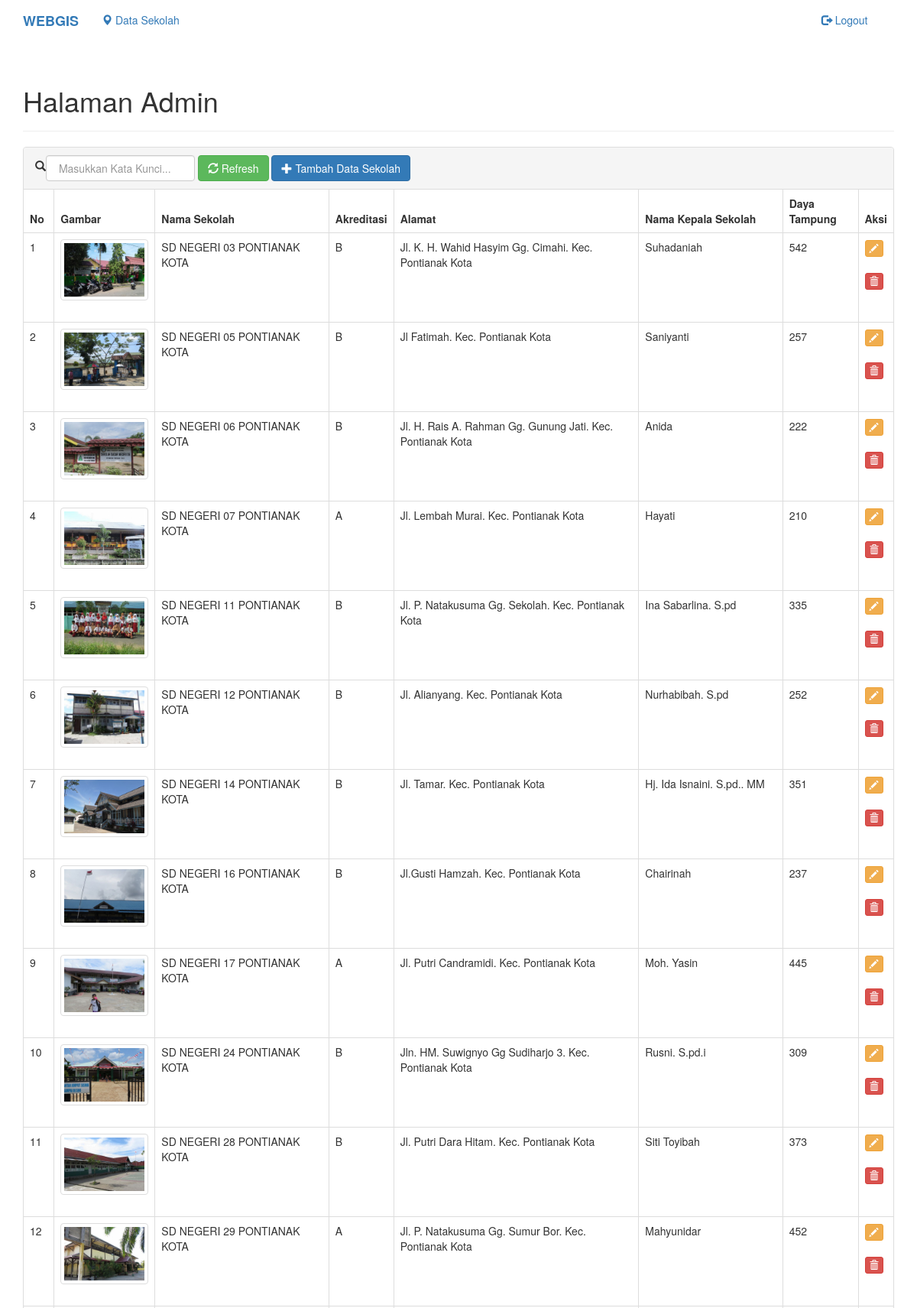
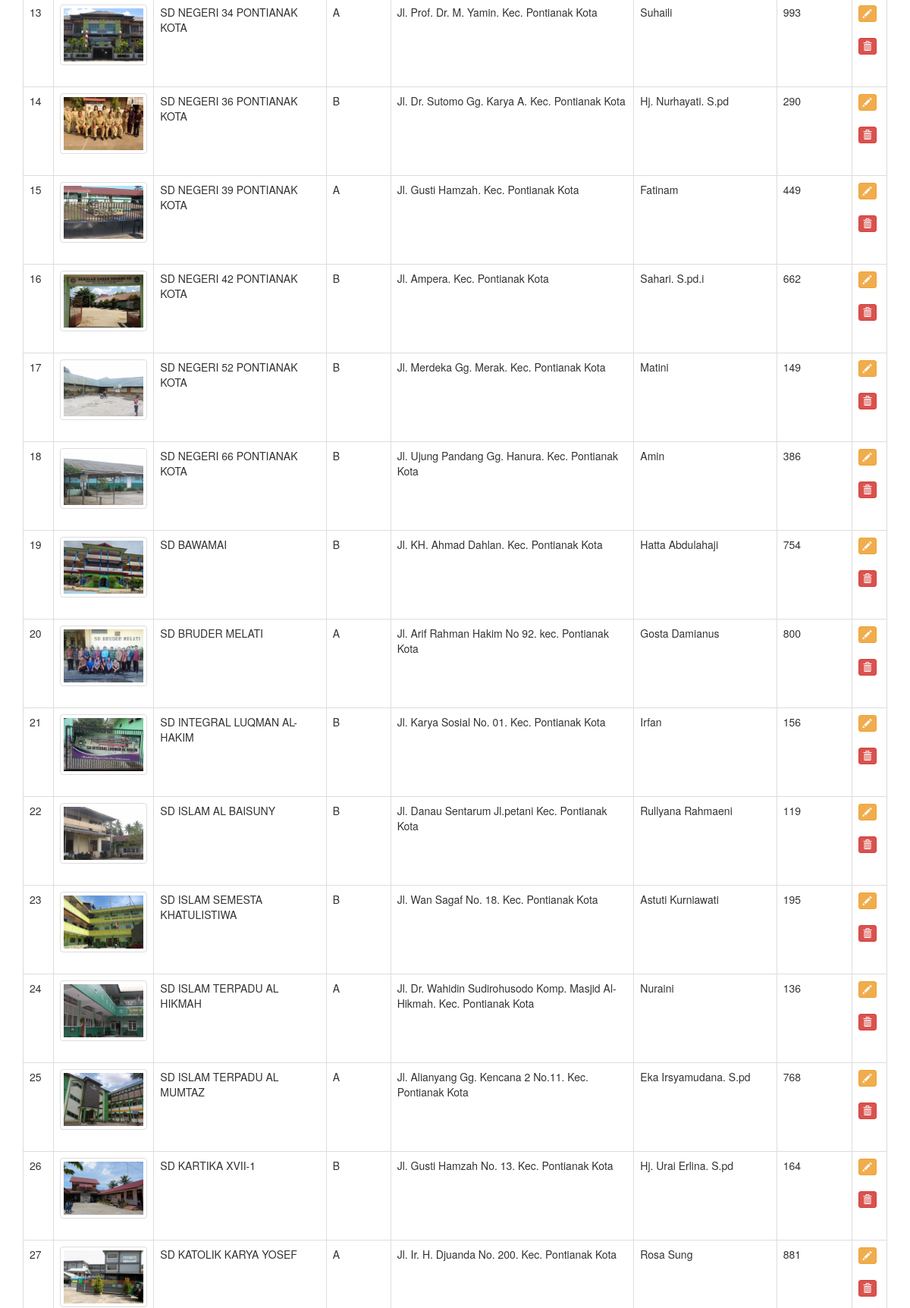
The app's page /index.php?m=tempat (signed in, upper part) with its own data (2 pictures, top to bottom).
### tables this page shows
CREATE TABLE `tb_sekolah` (
  `id_sekolah` int(11) NOT NULL,
  `nama_sekolah` varchar(255) DEFAULT NULL,
  `alamat_sekolah` varchar(255) DEFAULT NULL,
  `gambar_sekolah` varchar(255) DEFAULT NULL,
  `akreditasi_sekolah` varchar(120) NOT NULL,
  `nama_kepsek` varchar(255) NOT NULL,
  `daya_tampung` int(11) NOT NULL,
  `keterangan` text DEFAULT NULL,
  `lat` double DEFAULT NULL,
  `lng` double DEFAULT NULL
);

### functions.php (called while the page is built, shortened)
<?php
include dirname(__FILE__) . '/config.php';
include'includes/ez_sql_core.php';
include'includes/ez_sql_mysqli.php';
$db = new ezSQL_mysqli($config["username"], $config["password"], $config["database_name"], $config["server"]);
include'includes/general.php';
$mod = $_GET["m"];

### config.php (called while the page is built)
<?php
$config["server"]='localhost';
$config["username"]='root';
$config["password"]='';
$config["database_name"]='uas-webgis';

### includes/ez_sql_core.php (called while the page is built, shortened)
<?php
	class ezSQLcore
	{
		var $timers           = array();
		function get_host_port( $host, $default = false )
		{
			$port = $default;
			return array( $host, $port );
		}
		function flush()
		{
			$this->last_result = array();
		}
		function get_results($query=null, $output = OBJECT)
		{
			if ( $query )
			{
				$this->query($query);
			}
			if ( $output == OBJECT )
			{
				return $this->last_result;
			}
		}
		function timer_get_cur()
		{
			list($usec, $sec) = explode(" ",microtime());
			return ((float)$usec + (float)$sec);
		}
		function timer_start($timer_name)
		{
			$this->timers[$timer_name] = $this->timer_get_cur();
		}
		function timer_elapsed($timer_name)
		{
			return round($this->timer_get_cur() - $this->timers[$timer_name],2);
		}
	}

### includes/general.php (called while the page is built, shortened)
<?php
function esc_field($str){
    if (!get_magic_quotes_gpc())
        return addslashes($str);
    else
        return $str;
}

### includes/ez_sql_mysqli.php (called while the page is built, shortened)
<?php
	$ezsql_mysqli_str = array
	(
		1 => 'Require $dbuser and $dbpassword to connect to a database server',
		2 => 'Error establishing mySQLi database connection. Correct user/password? Correct hostname? Database server running?',
		3 => 'Require $dbname to select a database',
		4 => 'mySQLi database connection is not active',
		5 => 'Unexpected error while trying to select database'
	);
	class ezSQL_mysqli extends ezSQLcore
	{
		function connect($dbuser='', $dbpassword='', $dbhost='localhost', $dbport=false)
		{
			global $ezsql_mysqli_str; $return_val = false;
			if ( ! $dbuser )
			{
				$this->register_error($ezsql_mysqli_str[1].' in '.__FILE__.' on line '.__LINE__);
				$this->show_errors ? trigger_error($ezsql_mysqli_str[1],E_USER_WARNING) : null;
			}
			else
			{
				$this->dbh = new mysqli($dbhost,$dbuser,$dbpassword, '', $dbport);
				if( $this->dbh->connect_errno )
				{
					$this->register_error($ezsql_mysqli_str[2].' in '.__FILE__.' on line '.__LINE__);
					$this->show_errors ? trigger_error($ezsql_mysqli_str[2],E_USER_WARNING) : null;
				}
				else
				{
					$return_val = true;
				}
			}
			return $return_val;
		}
		function query($query)
		{
			$return_val = 0;
			$query = trim($query);
			$this->result = @$this->dbh->query($query);
			if ( preg_match("/^(insert|delete|update|replace|truncate|drop|create|alter|begin|commit|rollback|set|lock|unlock|call)/i",$query) )
			{
				$is_insert = true;
				$this->rows_affected = @$this->dbh->affected_rows;
				if ( preg_match("/^(insert|replace)\s+/i",$query) )
				{
					$this->insert_id = @$this->dbh->insert_id;
				}
				$return_val = $this->rows_affected;
			}
			else
			{
				$is_insert = false;
				$i=0;
				$num_rows=0;
				while ( $row = @$this->result->fetch_object() )
				{
					$num_rows++;
				}
				$this->num_rows = $num_rows;
				$return_val = $this->num_rows;
			}
			return $return_val;
		}
	}

### tempat.php (the view, shortened to what this page needs)
<div class="page-header">
    <h1>Halaman Admin</h1>
</div>
<div class="panel panel-default">
    <div class="panel-heading">
        <form class="form-inline">
            <div class="form-group">
                <span class="glyphicon glyphicon-search"></span><input class="form-control" type="text" placeholder=" Masukkan Kata Kunci..." name="q" value="<?=$_GET['q']?>"/>
                <button class="btn btn-success"><span class="glyphicon glyphicon-refresh"></span> Refresh</button>
                <a class="btn btn-primary" href="?m=tempat_tambah"><span class="glyphicon glyphicon-plus"></span> Tambah Data Sekolah</a>
            </div>
        </form>
    </div>
    <div class="table-responsive">
        <table class="table table-bordered table-hover">
        <thead>
            <tr class="nw">
                <th>No</th>
                <th>Gambar</th>
                <th>Nama Sekolah</th>
                <th>Akreditasi</th>
                <th>Alamat</th>
                <th>Nama Kepala Sekolah</th>
                <th>Daya Tampung</th>
                <th>Aksi</th>
            </tr>
        </thead>
        <?php
        $q = esc_field($_GET['q']);
        $sql = "SELECT *
            FROM tb_sekolah p
            WHERE nama_sekolah LIKE '%$q%'
            ORDER BY id_sekolah";
        $rows = $db->get_results($sql);
        foreach($rows as $row):?>
        <tr>
            <td><?=++$no?></td>
            <td><img class="thumbnail" height="80" src="assets/images/tempat/small_<?=$row->gambar_sekolah?>" /></td>
            <td><?=$row->nama_sekolah?></td>
            <td><?=$row->akreditasi_sekolah?></td>
            <td><?=$row->alamat_sekolah?></td>
            <td><?=$row->nama_kepsek?></td>
            <td><?=$row->daya_tampung?></td>
            <td class="nw">
                <a class="btn btn-xs btn-warning" href="?m=tempat_ubah&ID=<?=$row->id_sekolah?>"><span class="glyphicon glyphicon-pencil"></span></a><br><br>
                <a class="btn btn-xs btn-danger" href="aksi.php?act=tempat_hapus&ID=<?=$row->id_sekolah?>" onclick="return confirm('Hapus data?')"><span class="glyphicon glyphicon-trash"></span></a>
            </td>
        </tr>
        <?php endforeach;?>
        </table>
    </div>
</div>

### index.php (shortened to what this page needs)
<?php
include 'functions.php';
?>
<!DOCTYPE html>
<html lang="id">
  <head>
<link rel="stylesheet" href="https://maxcdn.bootstrapcdn.com/bootstrap/3.3.7/css/bootstrap.min.css">
    <link href="assets/css/stylesheet.css" rel="stylesheet"/>
  </head>
  <body>
    <nav class="navbar sticky-top">
      <div class="container">
        <div class="navbar-header">
            <a class="navbar-brand" href="?m=tempat_list"><b>WEBGIS</b></a>
        </div>
        <div id="navbar" class="navbar-collapse collapse">
          <ul class="nav navbar-nav">
            <?php if($_SESSION['login']):?>
            <li><a href="?m=tempat"><span class="glyphicon glyphicon-map-marker"></span> Data Sekolah</a></li>
            <li style="padding-left: 810px;"><a href="aksi.php?act=logout"><span class="glyphicon glyphicon-log-out"></span> Logout</a></li>
            <?php else:?>
            <li><a href="?m=tempat_list"><span class="glyphicon glyphicon-map-marker"></span> Peta</a>
            <li style="padding-left: 870px;"><a href="?m=login"><span class="glyphicon glyphicon-user"></span> Login</a></li> </ul></li>
            <?php endif?>
          </ul>
        </div>
      </div>
    </nav>
    <div class="container" style="margin-bottom: 150px;">
    <?php
        if(file_exists($mod.'.php'))
            include $mod.'.php';
        else
            include 'home.php';
    ?>
    </div>
</body>
</html>

### records on screen
tb_sekolah: gambar_sekolah (picture), nama_sekolah "SD NEGERI 03 PONTIANAK KOTA", akreditasi_sekolah "B", alamat_sekolah "Jl. K. H. Wahid Hasyim Gg. Cimahi. Kec. Pontianak Kota", nama_kepsek "Suhadaniah", daya_tampung "542"
tb_sekolah: gambar_sekolah (picture), nama_sekolah "SD NEGERI 05 PONTIANAK KOTA", akreditasi_sekolah "B", alamat_sekolah "Jl Fatimah. Kec. Pontianak Kota", nama_kepsek "Saniyanti", daya_tampung "257"
tb_sekolah: gambar_sekolah (picture), nama_sekolah "SD NEGERI 06 PONTIANAK KOTA", akreditasi_sekolah "B", alamat_sekolah "Jl. H. Rais A. Rahman Gg. Gunung Jati. Kec. Pontianak Kota", nama_kepsek "Anida", daya_tampung "222"
tb_sekolah: gambar_sekolah (picture), nama_sekolah "SD NEGERI 07 PONTIANAK KOTA", akreditasi_sekolah "A", alamat_sekolah "Jl. Lembah Murai. Kec. Pontianak Kota", nama_kepsek "Hayati", daya_tampung "210"
tb_sekolah: gambar_sekolah (picture), nama_sekolah "SD NEGERI 11 PONTIANAK KOTA", akreditasi_sekolah "B", alamat_sekolah "Jl. P. Natakusuma Gg. Sekolah. Kec. Pontianak Kota", nama_kepsek "Ina Sabarlina. S.pd", daya_tampung "335"
tb_sekolah: gambar_sekolah (picture), nama_sekolah "SD NEGERI 12 PONTIANAK KOTA", akreditasi_sekolah "B", alamat_sekolah "Jl. Alianyang. Kec. Pontianak Kota", nama_kepsek "Nurhabibah. S.pd", daya_tampung "252"
tb_sekolah: gambar_sekolah (picture), nama_sekolah "SD NEGERI 14 PONTIANAK KOTA", akreditasi_sekolah "B", alamat_sekolah "Jl. Tamar. Kec. Pontianak Kota", nama_kepsek "Hj. Ida Isnaini. S.pd.. MM", daya_tampung "351"
tb_sekolah: gambar_sekolah (picture), nama_sekolah "SD NEGERI 16 PONTIANAK KOTA", akreditasi_sekolah "B", alamat_sekolah "Jl.Gusti Hamzah. Kec. Pontianak Kota", nama_kepsek "Chairinah", daya_tampung "237"
tb_sekolah: gambar_sekolah (picture), nama_sekolah "SD NEGERI 17 PONTIANAK KOTA", akreditasi_sekolah "A", alamat_sekolah "Jl. Putri Candramidi. Kec. Pontianak Kota", nama_kepsek "Moh. Yasin", daya_tampung "445"
tb_sekolah: gambar_sekolah (picture), nama_sekolah "SD NEGERI 24 PONTIANAK KOTA", akreditasi_sekolah "B", alamat_sekolah "Jln. HM. Suwignyo Gg Sudiharjo 3. Kec. Pontianak Kota", nama_kepsek "Rusni. S.pd.i", daya_tampung "309"
tb_sekolah: gambar_sekolah (picture), nama_sekolah "SD NEGERI 28 PONTIANAK KOTA", akreditasi_sekolah "B", alamat_sekolah "Jl. Putri Dara Hitam. Kec. Pontianak Kota", nama_kepsek "Siti Toyibah", daya_tampung "373"
tb_sekolah: gambar_sekolah (picture), nama_sekolah "SD NEGERI 29 PONTIANAK KOTA", akreditasi_sekolah "A", alamat_sekolah "Jl. P. Natakusuma Gg. Sumur Bor. Kec. Pontianak Kota", nama_kepsek "Mahyunidar", daya_tampung "452"
tb_sekolah: gambar_sekolah (picture), nama_sekolah "SD NEGERI 34 PONTIANAK KOTA", akreditasi_sekolah "A", alamat_sekolah "Jl. Prof. Dr. M. Yamin. Kec. Pontianak Kota", nama_kepsek "Suhaili", daya_tampung "993"
tb_sekolah: gambar_sekolah (picture), nama_sekolah "SD NEGERI 36 PONTIANAK KOTA", akreditasi_sekolah "B", alamat_sekolah "Jl. Dr. Sutomo Gg. Karya A. Kec. Pontianak Kota", nama_kepsek "Hj. Nurhayati. S.pd", daya_tampung "290"
tb_sekolah: gambar_sekolah (picture), nama_sekolah "SD NEGERI 39 PONTIANAK KOTA", akreditasi_sekolah "A", alamat_sekolah "Jl. Gusti Hamzah. Kec. Pontianak Kota", nama_kepsek "Fatinam", daya_tampung "449"
tb_sekolah: gambar_sekolah (picture), nama_sekolah "SD NEGERI 42 PONTIANAK KOTA", akreditasi_sekolah "B", alamat_sekolah "Jl. Ampera. Kec. Pontianak Kota", nama_kepsek "Sahari. S.pd.i", daya_tampung "662"
tb_sekolah: gambar_sekolah (picture), nama_sekolah "SD NEGERI 52 PONTIANAK KOTA", akreditasi_sekolah "B", alamat_sekolah "Jl. Merdeka Gg. Merak. Kec. Pontianak Kota", nama_kepsek "Matini", daya_tampung "149"
tb_sekolah: gambar_sekolah (picture), nama_sekolah "SD NEGERI 66 PONTIANAK KOTA", akreditasi_sekolah "B", alamat_sekolah "Jl. Ujung Pandang Gg. Hanura. Kec. Pontianak Kota", nama_kepsek "Amin", daya_tampung "386"
tb_sekolah: gambar_sekolah (picture), nama_sekolah "SD BAWAMAI", akreditasi_sekolah "B", alamat_sekolah "Jl. KH. Ahmad Dahlan. Kec. Pontianak Kota", nama_kepsek "Hatta Abdulahaji", daya_tampung "754"
tb_sekolah: gambar_sekolah (picture), nama_sekolah "SD BRUDER MELATI", akreditasi_sekolah "A", alamat_sekolah "Jl. Arif Rahman Hakim No 92. kec. Pontianak Kota", nama_kepsek "Gosta Damianus", daya_tampung "800"
tb_sekolah: gambar_sekolah (picture), nama_sekolah "SD INTEGRAL LUQMAN AL-HAKIM", akreditasi_sekolah "B", alamat_sekolah "Jl. Karya Sosial No. 01. Kec. Pontianak Kota", nama_kepsek "Irfan", daya_tampung "156"
tb_sekolah: gambar_sekolah (picture), nama_sekolah "SD ISLAM AL BAISUNY", akreditasi_sekolah "B", alamat_sekolah "Jl. Danau Sentarum Jl.petani Kec. Pontianak Kota", nama_kepsek "Rullyana Rahmaeni", daya_tampung "119"
tb_sekolah: gambar_sekolah (picture), nama_sekolah "SD ISLAM SEMESTA KHATULISTIWA", akreditasi_sekolah "B", alamat_sekolah "Jl. Wan Sagaf No. 18. Kec. Pontianak Kota", nama_kepsek "Astuti Kurniawati", daya_tampung "195"
tb_sekolah: gambar_sekolah (picture), nama_sekolah "SD ISLAM TERPADU AL HIKMAH", akreditasi_sekolah "A", alamat_sekolah "Jl. Dr. Wahidin Sudirohusodo Komp. Masjid Al-Hikmah. Kec. Pontianak Kota", nama_kepsek "Nuraini", daya_tampung "136"
tb_sekolah: gambar_sekolah (picture), nama_sekolah "SD ISLAM TERPADU AL MUMTAZ", akreditasi_sekolah "A", alamat_sekolah "Jl. Alianyang Gg. Kencana 2 No.11. Kec. Pontianak Kota", nama_kepsek "Eka Irsyamudana. S.pd", daya_tampung "768"
tb_sekolah: gambar_sekolah (picture), nama_sekolah "SD KARTIKA XVII-1", akreditasi_sekolah "B", alamat_sekolah "Jl. Gusti Hamzah No. 13. Kec. Pontianak Kota", nama_kepsek "Hj. Urai Erlina. S.pd", daya_tampung "164"
tb_sekolah: gambar_sekolah (picture), nama_sekolah "SD KATOLIK KARYA YOSEF", akreditasi_sekolah "A", alamat_sekolah "Jl. Ir. H. Djuanda No. 200. Kec. Pontianak Kota", nama_kepsek "Rosa Sung", daya_tampung "881"
